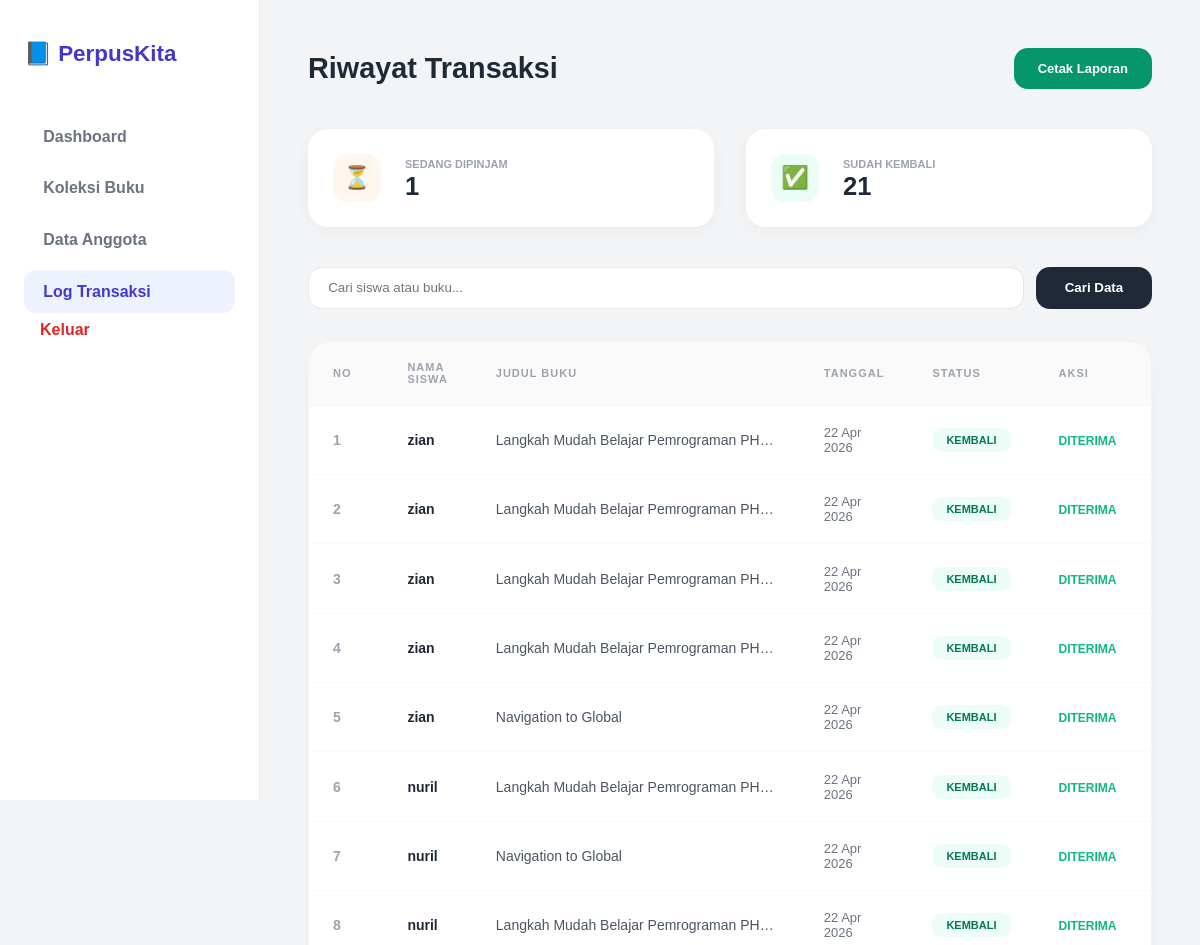
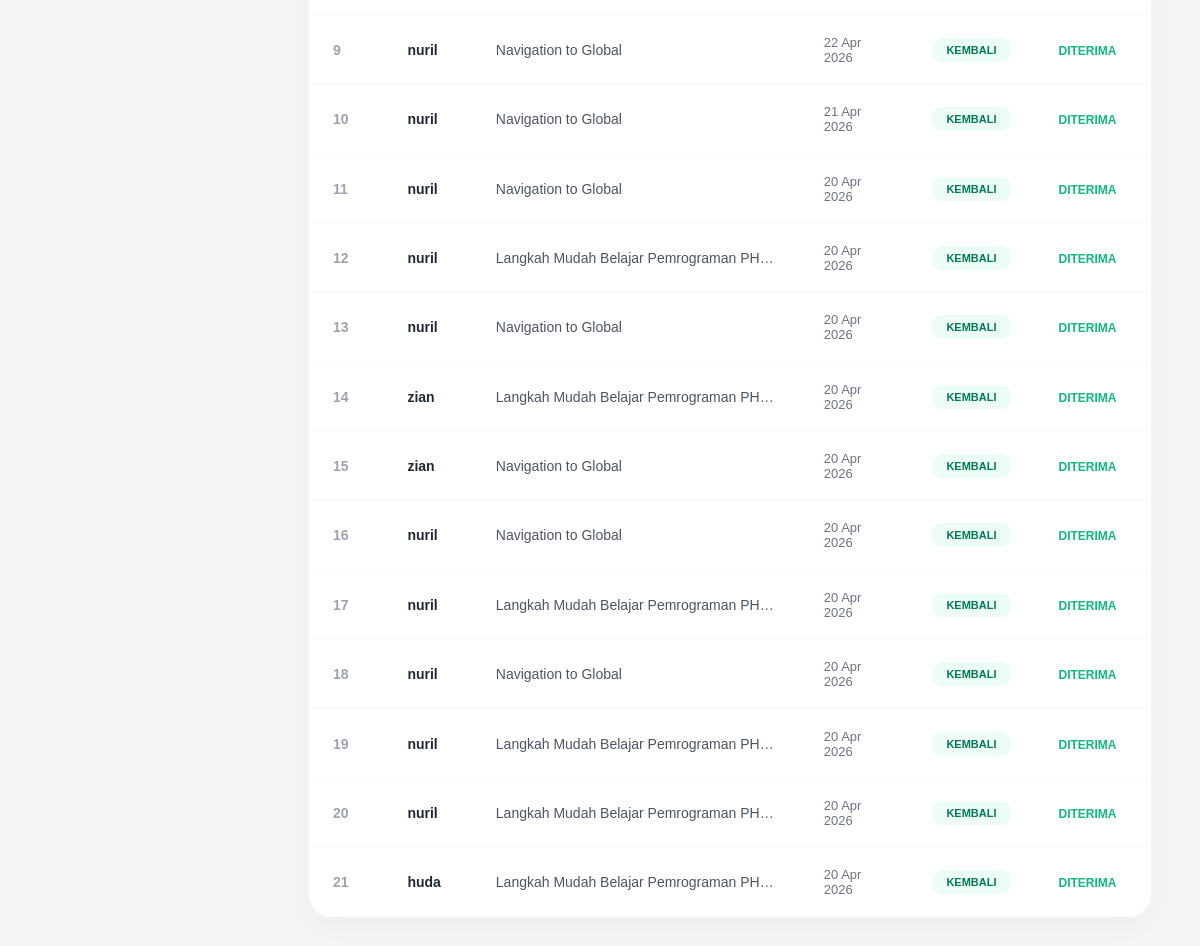
Screenshot of /admin/transaksi.php (signed in) with the database file from the repository (2 pictures, top to bottom).
### tables this page shows
CREATE TABLE `transaksi` (
  `id` int NOT NULL,
  `anggota_id` int NOT NULL,
  `buku_id` int NOT NULL,
  `tgl_pinjam` date NOT NULL,
  `tgl_kembali` date NOT NULL,
  `status` enum('pinjam','kembali') DEFAULT 'pinjam'
);

CREATE TABLE `anggota` (
  `id` int NOT NULL,
  `user_id` int NOT NULL,
  `nama_lengkap` varchar(100) NOT NULL,
  `nis` varchar(20) NOT NULL,
  `alamat` text
);

CREATE TABLE `buku` (
  `id` int NOT NULL,
  `judul` varchar(150) NOT NULL,
  `penulis` varchar(100) NOT NULL,
  `stok` int DEFAULT '0',
  `isi_buku` text,
  `updated_at` timestamp NULL DEFAULT CURRENT_TIMESTAMP ON UPDATE CURRENT_TIMESTAMP,
  `sampul` varchar(255) DEFAULT NULL
);

### admin/transaksi.php (the view, shortened to what this page needs)
<?php
include "../koneksi.php";
$keyword = "";
$where_clause = "";
$query = mysqli_query($koneksi, "SELECT t.*, b.judul, a.nama_lengkap
                                FROM transaksi t
                                JOIN buku b ON t.buku_id = b.id
                                JOIN anggota a ON t.anggota_id = a.id
                                $where_clause
                                ORDER BY t.id DESC");
$total_pinjam = mysqli_num_rows(mysqli_query($koneksi, "SELECT id FROM transaksi WHERE status='pinjam'"));
$total_kembali = mysqli_num_rows(mysqli_query($koneksi, "SELECT id FROM transaksi WHERE status='kembali'"));
?>
<!DOCTYPE html>
<html lang="id">
<head>
    <link href="https://googleapis.com" rel="stylesheet">
</head>
<body>
    <aside>
        <div class="brand">📘 PerpusKita</div>
        <nav>
            <a href="dashboard.php">Dashboard</a>
            <a href="buku.php">Koleksi Buku</a>
            <a href="anggota.php">Data Anggota</a>
            <a href="transaksi.php" class="active">Log Transaksi</a>
        </nav>
        <a href="../logout.php" style="margin-top:auto; color:#dc2626; text-decoration:none; font-weight:700; padding:1rem;">Keluar</a>
    </aside>
    <main>
        <div style="display:flex; justify-content:space-between; align-items:center; margin-bottom: 2.5rem;">
            <h1 style="font-size: 1.8rem; font-weight: 800; margin:0;">Riwayat Transaksi</h1>
            <a href="laporan_otomatis.php" target="_blank" class="btn-report">Cetak Laporan</a>
        </div>
        <div class="stat-grid">
            <div class="stat-card">
                <div class="stat-icon" style="background:#fff7ed; color:#f97316;">⏳</div>
                <div>
                    <span style="color:#9ca3af; font-size:11px; font-weight:700; text-transform:uppercase;">Sedang Dipinjam</span>
                    <div style="font-size:1.6rem; font-weight:800;"><?= $total_pinjam ?></div>
                </div>
            </div>
            <div class="stat-card">
                <div class="stat-icon" style="background:#ecfdf5; color:#10b981;">✅</div>
                <div>
                    <span style="color:#9ca3af; font-size:11px; font-weight:700; text-transform:uppercase;">Sudah Kembali</span>
                    <div style="font-size:1.6rem; font-weight:800;"><?= $total_kembali ?></div>
                </div>
            </div>
        </div>
        <form action="" method="get" class="search-area">
            <input type="text" name="keyword" class="search-input" placeholder="Cari siswa atau buku..." value="<?= htmlspecialchars($keyword) ?>">
            <button type="submit" name="cari" class="btn-cari">Cari Data</button>
        </form>
        <div class="card-table">
            <table>
                <thead>
                    <tr>
                        <th width="50">No</th>
                        <th>Nama Siswa</th>
                        <th>Judul Buku</th>
                        <th>Tanggal</th>
                        <th>Status</th>
                        <th width="100">Aksi</th>
                    </tr>
                </thead>
                <tbody>
                    <?php if(mysqli_num_rows($query) > 0): ?>
                        <?php $no = 1; while($row = mysqli_fetch_assoc($query)) : ?>
                        <tr>
                            <td style="color:#9ca3af; font-weight:600;"><?= $no++; ?></td>
                            <td><div style="font-weight:700;"><?= htmlspecialchars($row['nama_lengkap']) ?></div></td>
                            <td style="color:#4b5563; max-width: 280px; overflow: hidden; text-overflow: ellipsis; white-space: nowrap;">
                                <?= htmlspecialchars($row['judul']) ?>
                            </td>
                            <td style="color:#6b7280; font-size:13px;"><?= date('d M Y', strtotime($row['tgl_pinjam'])) ?></td>
                            <td>
                                <span class="status-badge <?= ($row['status'] == 'pinjam') ? 'badge-pinjam' : 'badge-kembali'; ?>">
                                    <?= strtoupper($row['status']) ?>
                                </span>
                            </td>
                            <td>
                                <?php if($row['status'] == 'pinjam'): ?>
                                    <a href="?kembalikan=<?= $row['id'] ?>" class="btn-action">Selesai</a>
                                <?php else: ?>
                                    <span style="color:#10b981; font-weight:800; font-size:12px;">DITERIMA</span>
                                <?php endif; ?>
                            </td>
                        </tr>
                        <?php endwhile; ?>
                    <?php else: ?>
                        <tr><td colspan="6" align="center" style="padding:4rem; color:#9ca3af; font-weight:600;">Belum ada riwayat transaksi.</td></tr>
                    <?php endif; ?>
                </tbody>
            </table>
        </div>
    </main>
</body>
</html>

### admin/transaksi.php (style rules this page uses)
:root { --primary: #4338ca; --primary-light: #eef2ff; --success: #059669; --bg: #f3f4f6; }
body { font-family: 'Plus Jakarta Sans', sans-serif; background-color: var(--bg); margin: 0; display: flex; color: #1f2937; }
aside { width: 260px; background: white; border-right: 1px solid #e5e7eb; padding: 2.5rem 1.5rem; position: fixed; height: 100vh; box-sizing: border-box; }
.brand { font-weight: 800; font-size: 1.4rem; color: var(--primary); margin-bottom: 3rem; display: flex; align-items: center; gap: 10px; }
nav a { display: flex; align-items: center; padding: 0.8rem 1.2rem; color: #6b7280; text-decoration: none; border-radius: 12px; margin-bottom: 0.5rem; font-weight: 600; transition: 0.3s; }
nav a.active { background: var(--primary-light); color: var(--primary); }
main { flex: 1; margin-left: 260px; padding: 3rem; box-sizing: border-box; }
.stat-grid { display: flex; gap: 2rem; margin-bottom: 2.5rem; }
.stat-card { background: white; padding: 1.5rem; border-radius: 20px; flex: 1; display: flex; align-items: center; gap: 1.5rem; box-shadow: 0 4px 20px -2px rgba(0,0,0,0.05); border: 1px solid rgba(255,255,255,0.8); }
.stat-icon { width: 48px; height: 48px; border-radius: 14px; display: flex; align-items: center; justify-content: center; font-size: 1.4rem; }
.search-area { display: flex; gap: 12px; margin-bottom: 2rem; }
.search-input { flex: 1; border: 1px solid #e5e7eb; padding: 0.8rem 1.2rem; border-radius: 14px; outline: none; background: white; font-family: inherit; transition: 0.3s; }
.btn-cari { background: #1f2937; color: white; border: none; padding: 0 1.8rem; border-radius: 14px; cursor: pointer; font-weight: 700; transition: 0.3s; }
.card-table { background: white; border-radius: 24px; box-shadow: 0 10px 30px -5px rgba(0,0,0,0.04); overflow: hidden; border: 1px solid #f3f4f6; }
table { width: 100%; border-collapse: collapse; }
th { background: #fafafa; padding: 1.2rem 1.5rem; text-align: left; font-size: 11px; color: #9ca3af; text-transform: uppercase; letter-spacing: 1px; border-bottom: 1px solid #f3f4f6; }
td { padding: 1.2rem 1.5rem; border-bottom: 1px solid #f9fafb; font-size: 14px; }
.status-badge { padding: 6px 14px; border-radius: 10px; font-size: 11px; font-weight: 800; display: inline-block; }
.badge-kembali { background: #ecfdf5; color: #047857; }
.btn-report { background: var(--success); color: white; padding: 0.8rem 1.5rem; border-radius: 14px; text-decoration: none; font-weight: 700; font-size: 13px; }

### rows the page displays
transaksi: anggota.nama_lengkap "zian", buku.judul "Langkah Mudah Belajar Pemrograman PH…", tgl_pinjam "22 Apr 2026", status "KEMBALI", shows "DITERIMA"
transaksi: anggota.nama_lengkap "zian", buku.judul "Langkah Mudah Belajar Pemrograman PH…", tgl_pinjam "22 Apr 2026", status "KEMBALI", shows "DITERIMA"
transaksi: anggota.nama_lengkap "zian", buku.judul "Langkah Mudah Belajar Pemrograman PH…", tgl_pinjam "22 Apr 2026", status "KEMBALI", shows "DITERIMA"
transaksi: anggota.nama_lengkap "zian", buku.judul "Langkah Mudah Belajar Pemrograman PH…", tgl_pinjam "22 Apr 2026", status "KEMBALI", shows "DITERIMA"
transaksi: anggota.nama_lengkap "zian", buku.judul "Navigation to Global", tgl_pinjam "22 Apr 2026", status "KEMBALI", shows "DITERIMA"
transaksi: anggota.nama_lengkap "nuril", buku.judul "Langkah Mudah Belajar Pemrograman PH…", tgl_pinjam "22 Apr 2026", status "KEMBALI", shows "DITERIMA"
transaksi: anggota.nama_lengkap "nuril", buku.judul "Navigation to Global", tgl_pinjam "22 Apr 2026", status "KEMBALI", shows "DITERIMA"
transaksi: anggota.nama_lengkap "nuril", buku.judul "Langkah Mudah Belajar Pemrograman PH…", tgl_pinjam "22 Apr 2026", status "KEMBALI", shows "DITERIMA"
transaksi: anggota.nama_lengkap "nuril", buku.judul "Navigation to Global", tgl_pinjam "22 Apr 2026", status "KEMBALI", shows "DITERIMA"
transaksi: anggota.nama_lengkap "nuril", buku.judul "Navigation to Global", tgl_pinjam "21 Apr 2026", status "KEMBALI", shows "DITERIMA"
transaksi: anggota.nama_lengkap "nuril", buku.judul "Navigation to Global", tgl_pinjam "20 Apr 2026", status "KEMBALI", shows "DITERIMA"
transaksi: anggota.nama_lengkap "nuril", buku.judul "Langkah Mudah Belajar Pemrograman PH…", tgl_pinjam "20 Apr 2026", status "KEMBALI", shows "DITERIMA"
transaksi: anggota.nama_lengkap "nuril", buku.judul "Navigation to Global", tgl_pinjam "20 Apr 2026", status "KEMBALI", shows "DITERIMA"
transaksi: anggota.nama_lengkap "zian", buku.judul "Langkah Mudah Belajar Pemrograman PH…", tgl_pinjam "20 Apr 2026", status "KEMBALI", shows "DITERIMA"
transaksi: anggota.nama_lengkap "zian", buku.judul "Navigation to Global", tgl_pinjam "20 Apr 2026", status "KEMBALI", shows "DITERIMA"
transaksi: anggota.nama_lengkap "nuril", buku.judul "Navigation to Global", tgl_pinjam "20 Apr 2026", status "KEMBALI", shows "DITERIMA"
transaksi: anggota.nama_lengkap "nuril", buku.judul "Langkah Mudah Belajar Pemrograman PH…", tgl_pinjam "20 Apr 2026", status "KEMBALI", shows "DITERIMA"
transaksi: anggota.nama_lengkap "nuril", buku.judul "Navigation to Global", tgl_pinjam "20 Apr 2026", status "KEMBALI", shows "DITERIMA"
transaksi: anggota.nama_lengkap "nuril", buku.judul "Langkah Mudah Belajar Pemrograman PH…", tgl_pinjam "20 Apr 2026", status "KEMBALI", shows "DITERIMA"
transaksi: anggota.nama_lengkap "nuril", buku.judul "Langkah Mudah Belajar Pemrograman PH…", tgl_pinjam "20 Apr 2026", status "KEMBALI", shows "DITERIMA"
transaksi: anggota.nama_lengkap "huda", buku.judul "Langkah Mudah Belajar Pemrograman PH…", tgl_pinjam "20 Apr 2026", status "KEMBALI", shows "DITERIMA"

### other values shown
$total_pinjam "1"
$total_kembali "21"
